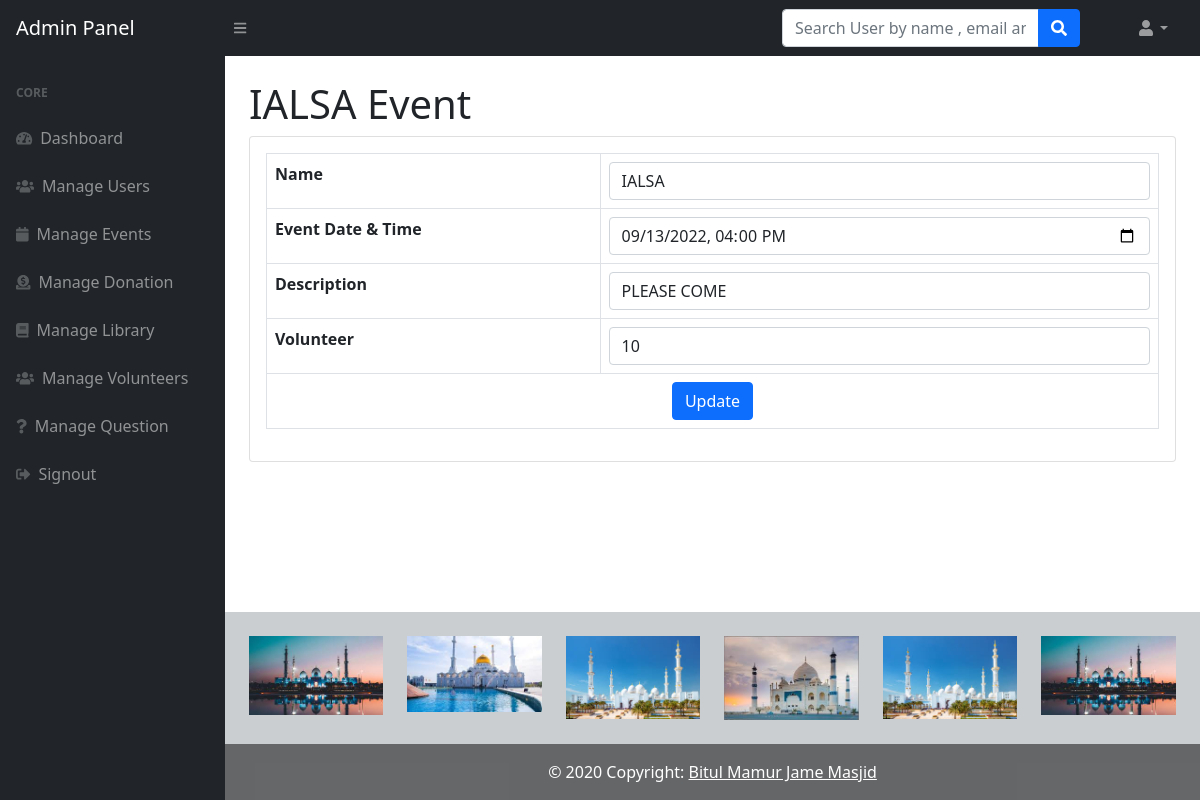
The page /admin/edit-event.php?id=14 on the database its author committed.
### tables this page shows
CREATE TABLE `event` (
  `id` int(255) NOT NULL,
  `name` varchar(255) NOT NULL,
  `eventdt` datetime NOT NULL,
  `description` varchar(255) NOT NULL,
  `volunteer` int(255) NOT NULL
);

### admin/edit-event.php (the view, shortened to what this page needs)
<?php session_start();
require "../connection.php";
?>
<!DOCTYPE html>
<html lang="en">
    <head>
        <link href="https://cdn.jsdelivr.net/npm/bootstrap@5.1.1/dist/css/bootstrap.min.css" rel="stylesheet">
    </head>
    <body class="sb-nav-fixed">
      <?php include_once('navbar.php');?>
        <div id="layoutSidenav">
         <?php include_once('sidebar.php');?>
            <div id="layoutSidenav_content">
                <main>
                    <div class="container-fluid px-4">
<?php
$id=$_GET['id'];
$query=mysqli_query($con,"SELECT * FROM event WHERE id='$id'");
while($result=mysqli_fetch_array($query))
{?>
                        <h1 class="mt-4"><?php echo $result['name'];?> Event</h1>
                        <div class="card mb-4">
                     <form method="post">
                            <div class="card-body">
                                <table class="table table-bordered">
                                   <tr>
                                    <th>Name</th>
                                       <td><input class="form-control" id="name" name="name" type="text" value="<?php echo $result['name'];?>" required /></td>
                                   </tr>
                                   <tr>
                                       <th>Event Date & Time</th>
                                       <td><input class="form-control" id="eventdt" name="eventdt" type="datetime-local" value="<?php echo $result['eventdt'];?>"  required /></td>
                                   </tr>
                                   <tr>
                                       <th>Description</th>
                                       <td><input class="form-control" id="description" name="description" type="text" value="<?php echo $result['description'];?>"  required /></td>
                                   </tr>
                                   <tr>
                                       <th>Volunteer</th>
                                       <td><input class="form-control" id="volunteer" name="volunteer" type="number" value="<?php echo $result['volunteer'];?>"  required /></td>
                                   </tr>
                                   <tr>
                                       <td colspan="4" style="text-align:center ;"><button type="submit" class="btn btn-primary btn-block" name="update">Update</button></td>
                                   </tr>
                                </table>
                            </div>
                            </form>
                        </div>
<?php } ?>
                    </div>
                </main>
         <?php include('footer.php');?>
            </div>
        </div>
    </body>
</html>

### rows shown on the page
event: name "IALSA", eventdt "09/13/2022 16:00", description "PLEASE COME", volunteer "10"
